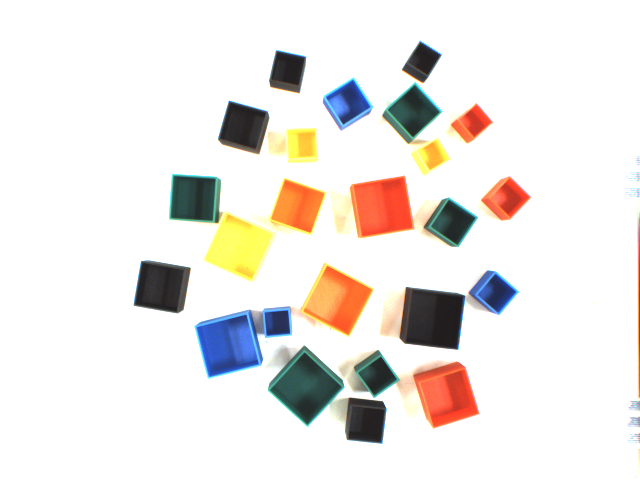
#> input picture edges/edges_chaos5.png, 1280 x 960 px (shown at 1/2 size)
$ python -i jans-tests.py   (imports and definitions only)
#> lines starting #> are read from the running program, lines starting #| are printed output that depends on the picture; after the words box and inside, x2 and y2 are one past the last pixel; in counts of white or black regions, pixels touching at a corner belong together
#> further down, picture is the input picture: shape (960, 1280, 3); mean B, G, R 227.6, 231.5, 235.6
import numpy as np
import cv2
import matplotlib
from matplotlib import pyplot as plt
from src import map_color

# [1 line not run here, left out]


class SquareImg:
    def __init__(self, img: np.ndarray, center, dimensions):
        self.img = img
        self.center = center
        self.dimensions = dimensions


# [24 lines left out: function fit_square, not called in this run]


def fit_square_ransac(img: np.ndarray, iterations=1000) -> np.ndarray:

    return img


# [4 lines left out: function convert_to_black_and_white, not called in this run]


def get_square_imgs(img: np.ndarray) -> np.ndarray:
    edges = cv2.Canny(img, 100, 200)
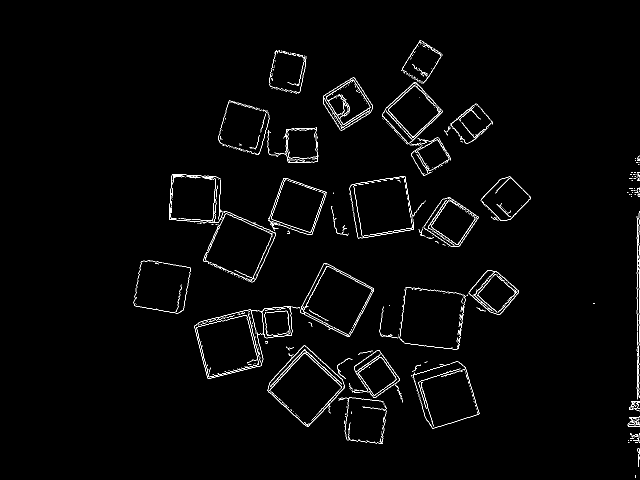
#> edges: shape (960, 1280) (shown at 1/2 size); 1.6% white in thin lines or dots, all inside (x1, y1, x2, y2) = (267, 81, 1280, 956)

    contours, _ = cv2.findContours(edges, cv2.RETR_EXTERNAL, cv2.CHAIN_APPROX_NONE)
#> contours = 607 contours, 573 with area under 20; largest, box (x1, y1, x2, y2) and area: (535, 691, 690, 854) 13635, (601, 526, 748, 674) 12412, (393, 630, 518, 755) 10623, (847, 394, 957, 494) 6282, (937, 540, 1038, 630) 5172

    sqr_imgs = []
    for i, contour in enumerate(contours):
        x,y,w,h = cv2.boundingRect(contour)
        cropped_contour = img[y:y+h, x:x+w]

        sqr_img = SquareImg(cropped_contour, (x, y), (w, h))
        sqr_imgs.append(sqr_img)
#> this loop made 607 passes
#> (x, y, w, h) on passes 1 to 3: (1270, 950, 2, 6), (1278, 913, 1, 6), (1276, 908, 2, 26)
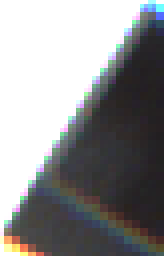
#> cropped_contour: shape (64, 41, 3) (shown 4 times larger); mean B, G, R 144.4, 143.7, 143.8
#> after the loop, sqr_imgs = 607 items

        # cv2.imshow(f"contour {i}", cropped_contour)
        # cv2.waitKey(0)

    cv2.destroyAllWindows()
    return np.array(sqr_imgs, dtype=SquareImg)


# [14 lines left out: function get_corners, not called in this run]


# [36 lines not run here, left out]

>>> import cv2
>>> picture = cv2.imread('edges/edges_chaos5.png')
>>> result = get_square_imgs(picture)
